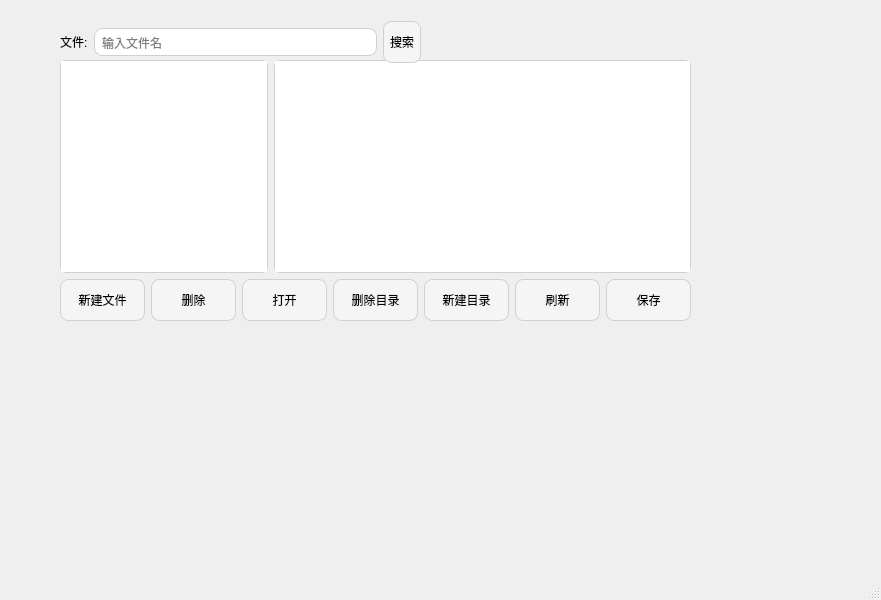
<?xml version="1.0" encoding="UTF-8"?>
<ui version="4.0">
 <class>MainWindow</class>
 <widget class="QMainWindow" name="MainWindow">
  <property name="geometry">
   <rect>
    <x>0</x>
    <y>0</y>
    <width>881</width>
    <height>600</height>
   </rect>
  </property>
  <property name="windowTitle">
   <string>文件系统</string>
  </property>
  <property name="styleSheet">
   <string notr="true">QPushButton{
    background:#f5f5f5;
    border:1px solid #d0d0d0;
    border-radius:8px;
    padding:6px;
    min-height:28px;
}

QPushButton:hover{
    background:#e3f2fd;
}

QPushButton:pressed{
    background:#cce5ff;
}

QLineEdit{
    border:1px solid #d0d0d0;
    border-radius:8px;
    padding:5px;
}

QTextEdit{
    border:1px solid #d0d0d0;
    border-radius:6px;
}

QTreeWidget{
    border:1px solid #d0d0d0;
    border-radius:6px;
}</string>
  </property>
  <widget class="QWidget" name="centralwidget">
   <widget class="QWidget" name="layoutWidget">
    <property name="geometry">
     <rect>
      <x>60</x>
      <y>60</y>
      <width>631</width>
      <height>261</height>
     </rect>
    </property>
    <layout class="QVBoxLayout" name="verticalLayout">
     <item>
      <layout class="QHBoxLayout" name="horizontalLayout" stretch="1,2">
       <item>
        <widget class="QTreeWidget" name="fileTree">
         <property name="lineWidth">
          <number>1</number>
         </property>
         <attribute name="headerVisible">
          <bool>false</bool>
         </attribute>
         <column>
          <property name="text">
           <string notr="true">1</string>
          </property>
         </column>
        </widget>
       </item>
       <item>
        <widget class="QTextEdit" name="contentEdit"/>
       </item>
      </layout>
     </item>
     <item>
      <layout class="QHBoxLayout" name="horizontalLayout_2">
       <item>
        <widget class="QPushButton" name="createBtn">
         <property name="text">
          <string>新建文件</string>
         </property>
        </widget>
       </item>
       <item>
        <widget class="QPushButton" name="deleteBtn">
         <property name="text">
          <string>删除</string>
         </property>
        </widget>
       </item>
       <item>
        <widget class="QPushButton" name="openBtn">
         <property name="text">
          <string>打开</string>
         </property>
        </widget>
       </item>
       <item>
        <widget class="QPushButton" name="rmdirBtn">
         <property name="text">
          <string>删除目录</string>
         </property>
        </widget>
       </item>
       <item>
        <widget class="QPushButton" name="mkdirBtn">
         <property name="text">
          <string>新建目录</string>
         </property>
        </widget>
       </item>
       <item>
        <widget class="QPushButton" name="refreshBtn">
         <property name="text">
          <string>刷新</string>
         </property>
        </widget>
       </item>
       <item>
        <widget class="QPushButton" name="saveBtn">
         <property name="text">
          <string>保存</string>
         </property>
        </widget>
       </item>
      </layout>
     </item>
    </layout>
   </widget>
   <widget class="QWidget" name="horizontalLayoutWidget">
    <property name="geometry">
     <rect>
      <x>60</x>
      <y>20</y>
      <width>361</width>
      <height>44</height>
     </rect>
    </property>
    <layout class="QHBoxLayout" name="horizontalLayout_3">
     <item>
      <widget class="QLabel" name="label">
       <property name="text">
        <string>文件:</string>
       </property>
      </widget>
     </item>
     <item>
      <widget class="QLineEdit" name="fileNameEdit">
       <property name="placeholderText">
        <string>输入文件名</string>
       </property>
      </widget>
     </item>
     <item>
      <widget class="QPushButton" name="searchBtn">
       <property name="text">
        <string>搜索</string>
       </property>
      </widget>
     </item>
    </layout>
   </widget>
  </widget>
  <widget class="QMenuBar" name="menubar">
   <property name="geometry">
    <rect>
     <x>0</x>
     <y>0</y>
     <width>881</width>
     <height>27</height>
    </rect>
   </property>
  </widget>
  <widget class="QStatusBar" name="statusbar"/>
 </widget>
 <resources/>
 <connections/>
</ui>
